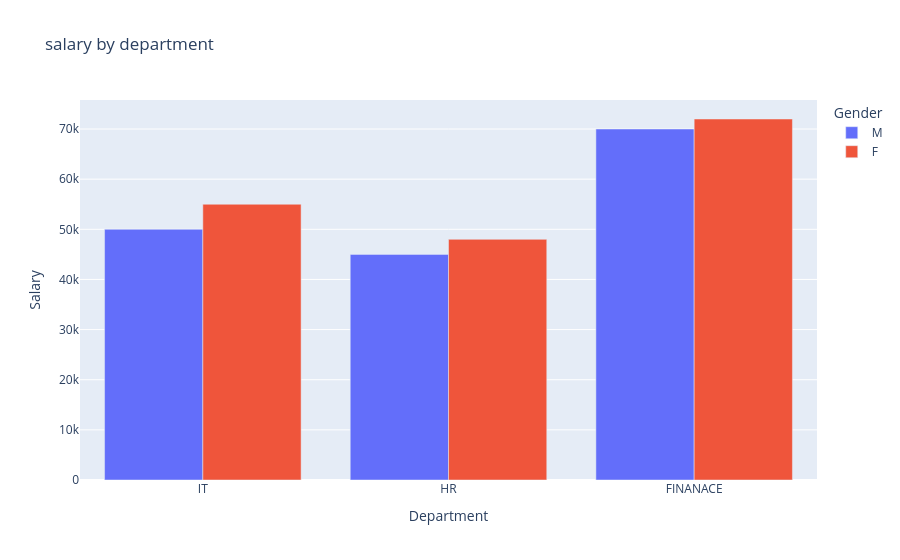

Notebook code for this chart:
### Code cell
fig = px.bar(df,
             x='Department',
             y='Salary',
             color = 'Gender',
             barmode = 'group',
             title = 'salary by department')
fig.show()

### Figure 1 — Plotly figure (JSON) as saved in the notebook; plotly's stock layout.template omitted (floating-point values rounded to 4 significant figures)
{"data": [{"alignmentgroup": "True", "hovertemplate": "Gender=M<br>Department=%{x}<br>Salary=%{y}<extra></extra>", "legendgroup": "M", "marker": {"color": "#636efa", "pattern": {"shape": ""}}, "name": "M", "offsetgroup": "M", "orientation": "v", "showlegend": true, "textposition": "auto", "type": "bar", "x": ["IT", "HR", "FINANACE"], "xaxis": "x", "y": [50000, 45000, 70000], "yaxis": "y"}, {"alignmentgroup": "True", "hovertemplate": "Gender=F<br>Department=%{x}<br>Salary=%{y}<extra></extra>", "legendgroup": "F", "marker": {"color": "#EF553B", "pattern": {"shape": ""}}, "name": "F", "offsetgroup": "F", "orientation": "v", "showlegend": true, "textposition": "auto", "type": "bar", "x": ["IT", "HR", "FINANACE"], "xaxis": "x", "y": [55000, 48000, 72000], "yaxis": "y"}], "layout": {"barmode": "group", "legend": {"title": {"text": "Gender"}, "tracegroupgap": 0}, "title": {"text": "salary by department"}, "xaxis": {"anchor": "y", "domain": [0, 1], "title": {"text": "Department"}}, "yaxis": {"anchor": "x", "domain": [0, 1], "title": {"text": "Salary"}}}}
